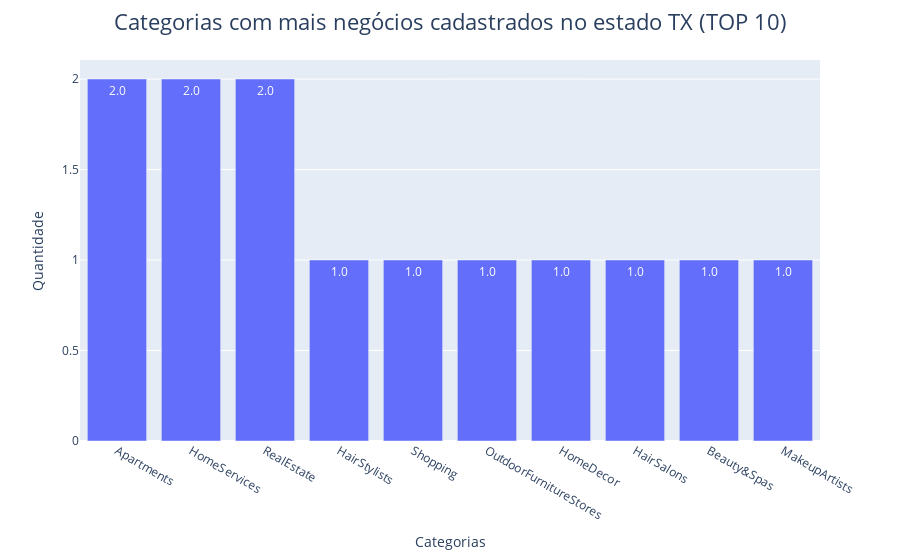

Notebook code cell kept with this figure:
### Markdown cell above
[Visualizar gráfico acima no Streamlit](https://thiagopastre-portfolio-yelp-projectsourcesstreamlit-c4t962.streamlit.app/)

### Code cell
# Criando um Dataframe contendo as categorias e a quantidade de negócios presentes em cada uma delas para um ESTADO ESPECÍFICO
# Esse gráfico pode ser utilizado de forma interativa utilizando o link presente no início desse notebook para o Streamlit

opt = 'TX'

cat_dict2 = {}

business2 = business[business['state']==opt]

for feature in business2:
    if 'category' in feature:
        new_feature = feature.replace('category_','')
        cat_dict2[new_feature] = business2[feature].sum()

df2 = pd.DataFrame.from_dict(cat_dict2, orient='index').reset_index()
df2 = df2.rename({'index':'categories', 0:'qty'}, axis=1)
df2 = df2.sort_values(by='qty', ascending=False).reset_index(drop=True).head(10)


# Plotando o gráfico das categorias com mais negócios cadastrados no Estado selecionado

fig = px.bar(df2, y='qty', x='categories', text_auto='.2s',
             labels={
                     "categories": "Categorias",
                     "qty": "Quantidade"
                     }
            )

fig.update_layout(title_text = f"Categorias com mais negócios cadastrados no estado {opt} (TOP 10)",
                  title_font_size = 22,
                  title_x=0.5, 
                  )
fig.show()

### Figure 1 — Plotly figure (JSON) as saved in the notebook; plotly's stock layout.template omitted (floating-point values rounded to 4 significant figures)
{"data": [{"alignmentgroup": "True", "hovertemplate": "Categorias=%{x}<br>Quantidade=%{y}<extra></extra>", "legendgroup": "", "marker": {"color": "#636efa", "pattern": {"shape": ""}}, "name": "", "offsetgroup": "", "orientation": "v", "showlegend": false, "textposition": "auto", "texttemplate": "%{y:.2s}", "type": "bar", "x": ["Apartments", "HomeServices", "RealEstate", "HairStylists", "Shopping", "OutdoorFurnitureStores", "HomeDecor", "HairSalons", "Beauty&Spas", "MakeupArtists"], "xaxis": "x", "y": [2, 2, 2, 1, 1, 1, 1, 1, 1, 1], "yaxis": "y"}], "layout": {"barmode": "relative", "legend": {"tracegroupgap": 0}, "margin": {"t": 60}, "title": {"font": {"size": 22}, "text": "Categorias com mais negócios cadastrados no estado TX (TOP 10)", "x": 0.5}, "xaxis": {"anchor": "y", "domain": [0, 1], "title": {"text": "Categorias"}}, "yaxis": {"anchor": "x", "domain": [0, 1], "title": {"text": "Quantidade"}}}}
